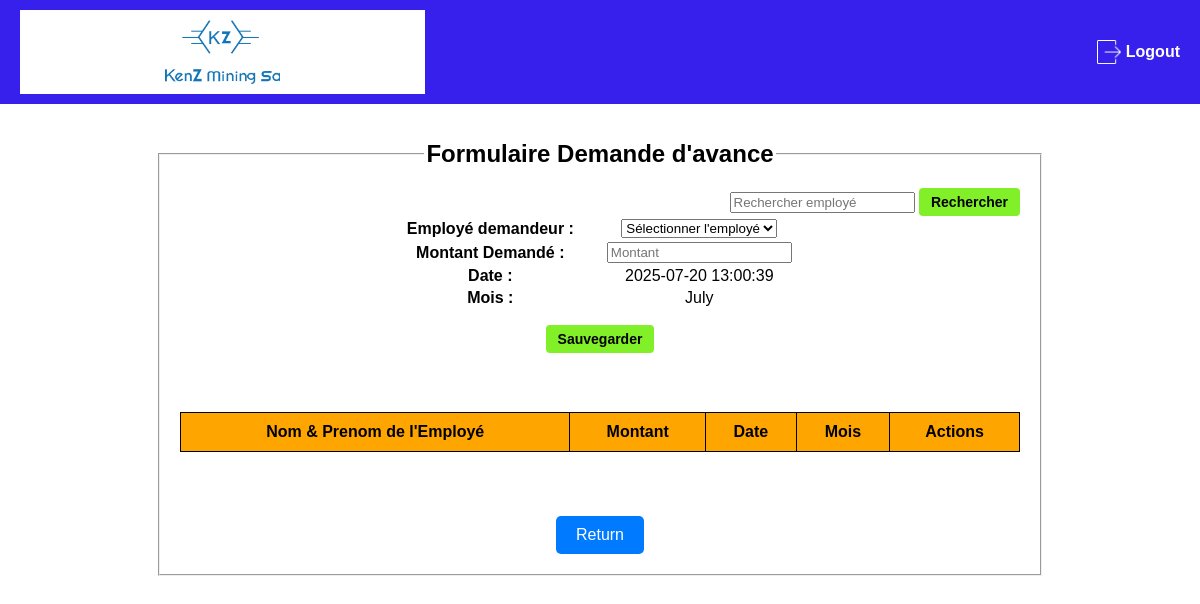
The page /Formulaires/Formulaire_avance.php on the database as committed earlier.
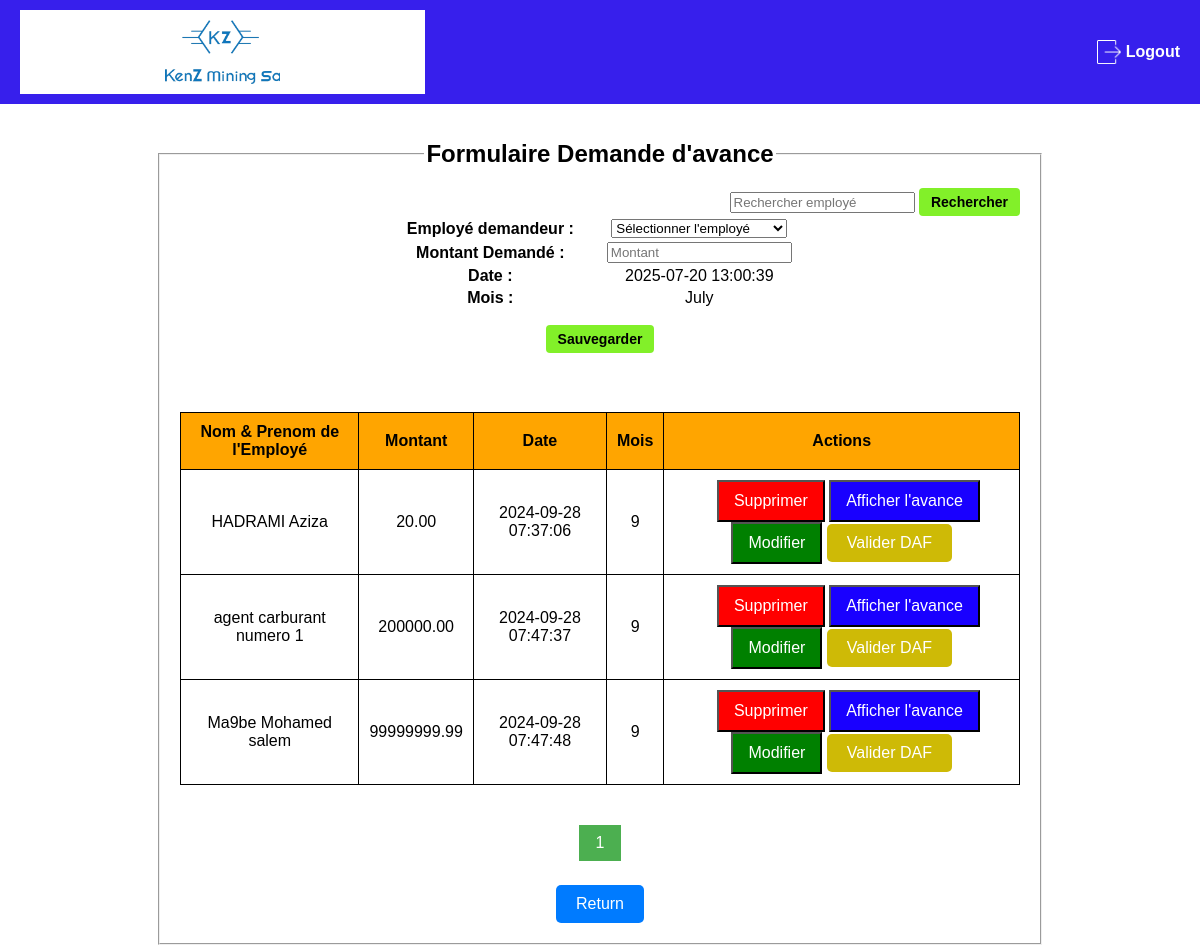
The same page on the database as committed later.
### tables this page shows
CREATE TABLE IF NOT EXISTS `demande_avance` (
  `id` int NOT NULL AUTO_INCREMENT,
  `montant` decimal(10,2) NOT NULL,
  `mois` tinyint UNSIGNED NOT NULL,
  `date` datetime NOT NULL,
  `personnel_id` int NOT NULL,
  `user_RH` varchar(50) DEFAULT NULL,
  `accord_DAF` tinyint(1) DEFAULT '0',
  `visa_DAF` blob,
  `traitée` tinyint(1) DEFAULT '0',
  PRIMARY KEY (`id`),
  KEY `fk_personnel` (`personnel_id`)
);

### Formulaires/Formulaire_avance.php (the view, shortened to what the changed rows need)
<?php
require_once("../serv_projet1.php");
$search = "";
$limit = 3;
$page = isset($_GET['page']) ? (int) $_GET['page'] : 1;
$start_from = ($page - 1) * $limit;
$total_query = $conn->prepare("SELECT COUNT(*) FROM demande_avance a
                               JOIN personnel p ON a.personnel_id = p.id
                               WHERE p.nom LIKE ? AND a.traitée = 0");
$search_term = "%$search%";
$total_query->bind_param("s", $search_term);
$total_query->execute();
$total_query->bind_result($total_records);
$total_pages = ceil($total_records / $limit);
?>
<!DOCTYPE html>
<html lang="fr">
<head>
    <link rel="stylesheet" href="../css/styles_formulaire-avance.css">
    <link rel="stylesheet" href="https://cdnjs.cloudflare.com/ajax/libs/toastr.js/latest/toastr.min.css">
</head>
<body><br><br>
    <fieldset>
        <form method="post" action="" enctype="multipart/form-data" onsubmit="return validateMontant()">
            <br><br>
            <table class="avance-table" width="100%" align="center" border="1">
                <tr style="background-color : Orange;">
                    <th>Nom & Prenom de l'Employé</th>
                    <th>Montant</th>
                    <th>Date</th>
                    <th>Mois </th>
                    <th>Actions </th>
                </tr>
                <?php
                $lp = mysqli_query($conn, "SELECT a.*, CONCAT(p.nom, ' ', p.prenom) AS nom_complet FROM demande_avance a
                                    JOIN personnel p ON a.personnel_id = p.id
                                    WHERE a.traitée = 0 AND (p.nom LIKE '%$search%' OR p.prenom LIKE '%$search%')
                                    LIMIT $start_from, $limit");
                while ($l = mysqli_fetch_array($lp)) {
                ?>
                <tr id="row_<?php echo $l['id']; ?>">
                    <td> <?php echo $l['nom_complet'] ?></td>
                    <td> <?php echo $l['montant'] ?> </td>
                    <td> <?php echo $l['date'] ?> </td>
                    <td> <?php echo $l['mois'] ?> </td>
                    <td>
                        <button type="button" class="btn-common btn-delete" onclick="deleteAdvance(<?php echo $l['id']; ?>)">Supprimer</button>
                        <button type="button" class="btn-common btn-info" onclick="showModal(<?php echo $l['id'] ?>)"> Afficher l'avance </button>
                        <button type="button" class="btn-common btn-edit" onclick="showEditModal(<?php echo $l['id'] ?>, '<?php echo $l['nom_complet'] ?>', <?php echo $l['montant'] ?>)">Modifier</button>
                        <?php if ($_SESSION['role'] == 0 || $_SESSION['role'] == 4):  ?>
                            <button type="button" class="btn-common btn-validate" onclick="validateDAF(<?php echo $l['id'] ?>)">Valider DAF</button>
                        <?php endif; ?>
                    </td>
                </tr>
                <?php } ?>
            </table>
            <div class="pagination">
                <?php
                for ($i = 1; $i <= $total_pages; $i++) {
                    echo "<a href='formulaire_avance.php?page=".$i."'";
                    if ($i == $page) echo " class='active'";
                    echo ">".$i."</a> ";
                }
                ?>
            </div>
        </form>
    </fieldset>
</body>
</html>

Rows that differ between the two databases and show on the page:
added demande_avance: nom_complet "HADRAMI Aziza", montant "20.00", date "2024-09-28 07:37:06", mois "9"
added demande_avance: nom_complet "agent carburant numero 1", montant "200000.00", date "2024-09-28 07:47:37", mois "9"
added demande_avance: nom_complet "Ma9be Mohamed salem", montant "99999999.99", date "2024-09-28 07:47:48", mois "9"
Other text that changed with them:
new list line: "1"
